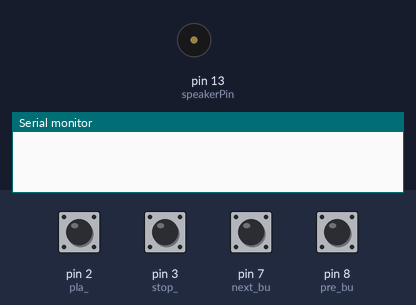
The sketch below on a simulated Arduino Uno, built with avr-gcc and run on an emulated ATmega328P. On the bench: buzzer (waves = sounding), the last lines printed to the serial monitor. The test bench sets the inputs (shaded band); at power-on: pin 2 (pla_), pin 3 (stop_), pin 7 (next_bu), pin 8 (pre_bu) HIGH.

Above: at 1.2 s.
1.3 s: pin 2 (pla_) pulled LOW for 0.15 s
At 1.8 s:
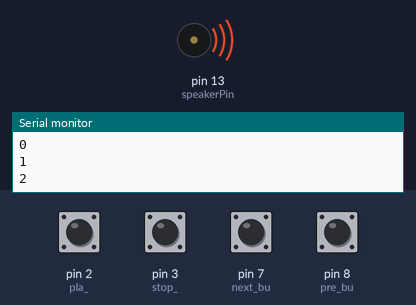
4.4 s: pin 3 (stop_) pulled LOW for 0.15 s
9.2 s: pin 2 (pla_) pulled LOW for 1 s
At 9.7 s:
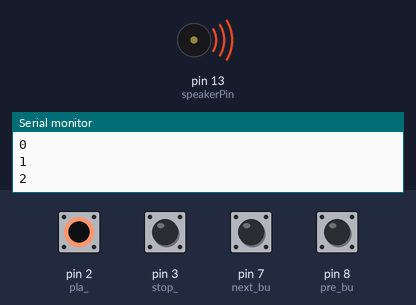
12.8 s: pin 3 (stop_) pulled LOW for 1 s
At 14.0 s:
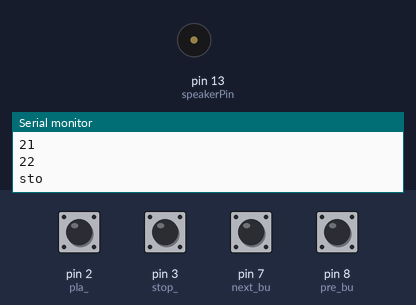
Timing chart, 0 to 15.8 s (numbered marks = the images above; inputs shaded):
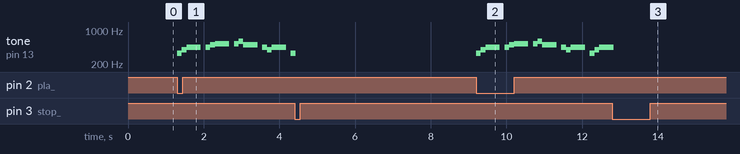

Measured:
- after the input at 1.3 s, tone on pin 13 (speakerPin): plays 330 Hz for 0.13 s, 392 Hz for 0.13 s, 440 Hz for 0.38 s, 440 Hz for 0.13 s, 494 Hz for 0.13 s, 523 Hz for 0.38 s … (13 notes in this stretch), starting at once
- after the input at 9.2 s, tone on pin 13 (speakerPin): plays 330 Hz for 0.13 s, 392 Hz for 0.13 s, 440 Hz for 0.38 s, 440 Hz for 0.13 s, 494 Hz for 0.13 s, 523 Hz for 0.38 s … (15 notes in this stretch), starting at once
- after the input at 12.8 s, tone on pin 13 (speakerPin): goes on until 12.8 s, then stays silent

The sketch:

LAB_ARDUINO_TONE.ino
```cpp
// Define pin 10 for buzzer, you can use any other digital pins (Pin 0-13)


int initial = 0;
// Change to 0.5 for a slower version of the song, 1.25 for a faster version
const float songSpeed = 1.0;
const float songSpeed_G = 1.0;
// Defining frequency of each music note
#define NOTE_B0  31
#define NOTE_C1  33
#define NOTE_CS1 35
#define NOTE_D1  37
#define NOTE_DS1 39
#define NOTE_E1  41
#define NOTE_F1  44
#define NOTE_FS1 46
#define NOTE_G1  49
#define NOTE_GS1 52
#define NOTE_A1  55
#define NOTE_AS1 58
#define NOTE_B1  62
#define NOTE_C2  65
#define NOTE_CS2 69
#define NOTE_D2  73
#define NOTE_DS2 78
#define NOTE_E2  82
#define NOTE_F2  87
#define NOTE_FS2 93
#define NOTE_G2  98
#define NOTE_GS2 104
#define NOTE_A2  110
#define NOTE_AS2 117
#define NOTE_B2  123
#define NOTE_C3  131
#define NOTE_CS3 139
#define NOTE_D3  147
#define NOTE_DS3 156
#define NOTE_E3  165
#define NOTE_F3  175
#define NOTE_FS3 185
#define NOTE_G3  196
#define NOTE_GS3 208
#define NOTE_A3  220
#define NOTE_AS3 233
#define NOTE_B3  247
#define NOTE_C4  262
#define NOTE_CS4 277
#define NOTE_D4  294
#define NOTE_DS4 311
#define NOTE_E4  330
#define NOTE_F4  349
#define NOTE_FS4 370
#define NOTE_G4  392
#define NOTE_GS4 415
#define NOTE_A4  440
#define NOTE_AS4 466
#define NOTE_B4  494
#define NOTE_C5  523
#define NOTE_CS5 554
#define NOTE_D5  587
#define NOTE_DS5 622
#define NOTE_E5  659
#define NOTE_F5  698
#define NOTE_FS5 740
#define NOTE_G5  784
#define NOTE_GS5 831
#define NOTE_A5  880
#define NOTE_AS5 932
#define NOTE_B5  988
#define NOTE_C6  1047
#define NOTE_CS6 1109
#define NOTE_D6  1175
#define NOTE_DS6 1245
#define NOTE_E6  1319
#define NOTE_F6  1397
#define NOTE_FS6 1480
#define NOTE_G6  1568
#define NOTE_GS6 1661
#define NOTE_A6  1760
#define NOTE_AS6 1865
#define NOTE_B6  1976
#define NOTE_C7  2093
#define NOTE_CS7 2217
#define NOTE_D7  2349
#define NOTE_DS7 2489
#define NOTE_E7  2637
#define NOTE_F7  2794
#define NOTE_FS7 2960
#define NOTE_G7  3136
#define NOTE_GS7 3322
#define NOTE_A7  3520
#define NOTE_AS7 3729
#define NOTE_B7  3951
#define NOTE_C8  4186
#define NOTE_CS8 4435
#define NOTE_D8  4699
#define NOTE_DS8 4978

// Music notes of the song, 0 is a rest/pulse
int notes[] = {
    NOTE_E4, NOTE_G4, NOTE_A4, NOTE_A4, 0,
    NOTE_A4, NOTE_B4, NOTE_C5, NOTE_C5, 0,
    NOTE_C5, NOTE_D5, NOTE_B4, NOTE_B4, 0,
    NOTE_A4, NOTE_G4, NOTE_A4, 0,

    NOTE_E4, NOTE_G4, NOTE_A4, NOTE_A4, 0,
    NOTE_A4, NOTE_B4, NOTE_C5, NOTE_C5, 0,
    NOTE_C5, NOTE_D5, NOTE_B4, NOTE_B4, 0,
    NOTE_A4, NOTE_G4, NOTE_A4, 0,

    NOTE_E4, NOTE_G4, NOTE_A4, NOTE_A4, 0,
    NOTE_A4, NOTE_C5, NOTE_D5, NOTE_D5, 0,
    NOTE_D5, NOTE_E5, NOTE_F5, NOTE_F5, 0,
    NOTE_E5, NOTE_D5, NOTE_E5, NOTE_A4, 0,

    NOTE_A4, NOTE_B4, NOTE_C5, NOTE_C5, 0,
    NOTE_D5, NOTE_E5, NOTE_A4, 0,
    NOTE_A4, NOTE_C5, NOTE_B4, NOTE_B4, 0,
    NOTE_C5, NOTE_A4, NOTE_B4, 0,

    NOTE_A4, NOTE_A4,
    //Repeat of first part
    NOTE_A4, NOTE_B4, NOTE_C5, NOTE_C5, 0,
    NOTE_C5, NOTE_D5, NOTE_B4, NOTE_B4, 0,
    NOTE_A4, NOTE_G4, NOTE_A4, 0,

    NOTE_E4, NOTE_G4, NOTE_A4, NOTE_A4, 0,
    NOTE_A4, NOTE_B4, NOTE_C5, NOTE_C5, 0,
    NOTE_C5, NOTE_D5, NOTE_B4, NOTE_B4, 0,
    NOTE_A4, NOTE_G4, NOTE_A4, 0,

    NOTE_E4, NOTE_G4, NOTE_A4, NOTE_A4, 0,
    NOTE_A4, NOTE_C5, NOTE_D5, NOTE_D5, 0,
    NOTE_D5, NOTE_E5, NOTE_F5, NOTE_F5, 0,
    NOTE_E5, NOTE_D5, NOTE_E5, NOTE_A4, 0,

    NOTE_A4, NOTE_B4, NOTE_C5, NOTE_C5, 0,
    NOTE_D5, NOTE_E5, NOTE_A4, 0,
    NOTE_A4, NOTE_C5, NOTE_B4, NOTE_B4, 0,
    NOTE_C5, NOTE_A4, NOTE_B4, 0,
    //End of Repeat

    NOTE_E5, 0, 0, NOTE_F5, 0, 0,
    NOTE_E5, NOTE_E5, 0, NOTE_G5, 0, NOTE_E5, NOTE_D5, 0, 0,
    NOTE_D5, 0, 0, NOTE_C5, 0, 0,
    NOTE_B4, NOTE_C5, 0, NOTE_B4, 0, NOTE_A4,

    NOTE_E5, 0, 0, NOTE_F5, 0, 0,
    NOTE_E5, NOTE_E5, 0, NOTE_G5, 0, NOTE_E5, NOTE_D5, 0, 0,
    NOTE_D5, 0, 0, NOTE_C5, 0, 0,
    NOTE_B4, NOTE_C5, 0, NOTE_B4, 0, NOTE_A4};

// Durations (in ms) of each music note of the song
// Quarter Note is 250 ms when songSpeed = 1.0
int durations[] = {
    125, 125, 250, 125, 125,
    125, 125, 250, 125, 125,
    125, 125, 250, 125, 125,
    125, 125, 375, 125,

    125, 125, 250, 125, 125,
    125, 125, 250, 125, 125,
    125, 125, 250, 125, 125,
    125, 125, 375, 125,

    125, 125, 250, 125, 125,
    125, 125, 250, 125, 125,
    125, 125, 250, 125, 125,
    125, 125, 125, 250, 125,

    125, 125, 250, 125, 125,
    250, 125, 250, 125,
    125, 125, 250, 125, 125,
    125, 125, 375, 375,

    250, 125,
    //Rpeat of First Part
    125, 125, 250, 125, 125,
    125, 125, 250, 125, 125,
    125, 125, 375, 125,

    125, 125, 250, 125, 125,
    125, 125, 250, 125, 125,
    125, 125, 250, 125, 125,
    125, 125, 375, 125,

    125, 125, 250, 125, 125,
    125, 125, 250, 125, 125,
    125, 125, 250, 125, 125,
    125, 125, 125, 250, 125,

    125, 125, 250, 125, 125,
    250, 125, 250, 125,
    125, 125, 250, 125, 125,
    125, 125, 375, 375,
    //End of Repeat

    250, 125, 375, 250, 125, 375,
    125, 125, 125, 125, 125, 125, 125, 125, 375,
    250, 125, 375, 250, 125, 375,
    125, 125, 125, 125, 125, 500,

    250, 125, 375, 250, 125, 375,
    125, 125, 125, 125, 125, 125, 125, 125, 375,
    250, 125, 375, 250, 125, 375,
    125, 125, 125, 125, 125, 500};
int notes_G[]={NOTE_G4,NOTE_C4,NOTE_DS4,NOTE_F4,NOTE_G4,NOTE_C4,NOTE_E4,NOTE_F4,NOTE_G4,NOTE_C4,NOTE_E4,NOTE_F4,NOTE_G4,NOTE_C4,NOTE_DS4,NOTE_F4,NOTE_D4,NOTE_G3,NOTE_AS3,NOTE_C4,NOTE_D4,NOTE_F4,NOTE_AS3,NOTE_DS4,NOTE_D4,NOTE_F4,NOTE_AS3,NOTE_DS4,NOTE_D4,NOTE_C4,NOTE_GS3,NOTE_AS3,NOTE_C4,NOTE_F3,NOTE_G4,NOTE_C4,NOTE_DS4,NOTE_F4,NOTE_G4,NOTE_C4,NOTE_DS4,NOTE_F4,NOTE_D4,NOTE_G3,NOTE_AS3,NOTE_C4,NOTE_D4,NOTE_G4,NOTE_C4,NOTE_DS4,NOTE_F4,NOTE_G4,NOTE_C4,NOTE_E4,NOTE_F4,NOTE_G4,NOTE_C4,NOTE_E4,NOTE_F4,NOTE_G4,NOTE_C4,NOTE_DS4,NOTE_F4,NOTE_D4,NOTE_G3,NOTE_AS3,NOTE_C4,NOTE_D4,NOTE_F4,NOTE_AS3,NOTE_DS4,NOTE_D4,NOTE_F4,NOTE_AS3,NOTE_DS4,NOTE_D4,NOTE_C4,NOTE_GS3,NOTE_AS3,NOTE_C4,NOTE_F3,NOTE_G4,NOTE_C4,NOTE_DS4,NOTE_F4,NOTE_G4,NOTE_C4,NOTE_DS4,NOTE_F4,NOTE_D4,NOTE_G3,NOTE_AS3,NOTE_C4,NOTE_D4};
int duration_G[]={500, 500, 250, 250, 500, 500, 250, 250, 1500, 1500, 250, 250, 1000, 1000, 250, 250, 500, 500, 250, 250, 1500, 1500, 1000, 250, 250, 1000, 1000, 250, 250, 500, 250, 250, 500, 500, 1000, 1000, 250, 250, 1000, 1000, 250, 250, 500, 500, 250, 250, 500, 500, 500, 250, 250, 500, 500, 250, 250, 1500, 1500, 250, 250, 1000, 1000, 250, 250, 500, 500, 250, 250, 1500, 1500, 1000, 250, 250, 1000, 1000, 250, 250, 500, 250, 250, 500, 500, 1000, 1000, 250, 250, 1000, 1000, 250, 250, 500, 500, 250, 250, 500};
int notone[]={9,10,11,13};

const int speakerPin = 13;
int var=0;

int next_bu=7;
int pre_bu=8;

int pla_=2;
int stop_=3;

int maxnumber= 2; //basic denomination
int tracknumber;

int Pirates()
{
  const int totalNotes = sizeof(notes) / sizeof(int);
  // Loop through each note
  for (int i = 0; i < totalNotes; i++)
  {if (var==0){
    return 0;}
    Serial.println(i);

    const int currentNote = notes[i];
    float wait = durations[i] / songSpeed;
    // Play tone if currentNote is not 0 frequency, otherwise pause (noTone)
    if (currentNote != 0)
    {
      tone(speakerPin, notes[i], wait); // tone(pin, frequency, duration)
    }
    else
    {
      noTone(speakerPin);
    }
    // delay is used to wait for tone to finish playing before moving to next loop
    delay(wait);
  }
}

int GameOfThrones() {
  {
  const int totalNotes = sizeof(notes_G) / sizeof(int);
  // Loop through each note
  for (int i = 0; i < totalNotes; i++)
     {if (var==0){
    return 0;}
     Serial.println(i);
      const int currentNote = notes_G[i];
    float wait = duration_G[i] / songSpeed_G;
    // Play tone if currentNote is not 0 frequency, otherwise pause (noTone)
    if (currentNote != 0)
    {
      tone(speakerPin, notes_G[i], wait); // tone(pin, frequency, duration)
    }
    else
    {
      noTone(speakerPin);
    }

    // delay is used to wait for tone to finish playing before moving to next loop
    delay(wait);
    if (i!=notone[i]){
      noTone(speakerPin);}}
}

}


void play_(){


  if(tracknumber==1){
    Pirates();}
  else{if(tracknumber==2){
    GameOfThrones();}}
}
void pla(){
  Serial.println("play");
  var=1;}
void sto(){Serial.println("sto");
  var=0;
}


void next(){
  Serial.println("next");
  if(tracknumber<maxnumber){tracknumber=tracknumber+1; //increment file name,curb the filename to 3(for testing=3)
     Serial.println(tracknumber); //name of the new file to be played}
  }
  else{tracknumber=1;
     Serial.println(tracknumber); //name of the new file to be played}
     }


}

void pre(){
  Serial.println("back");
  if(tracknumber>1){tracknumber=tracknumber-1; //increment file name,curb the filename to 3(for testing=3)

     Serial.println(tracknumber); //name of the new file to be played}
  }
   else{tracknumber=maxnumber;
     Serial.println(tracknumber); //name of the new file to be played}
     }
}

void setup(){

  pinMode(next_bu,INPUT_PULLUP);
  pinMode(pre_bu,INPUT_PULLUP);

  Serial.begin(9600);
  pinMode(stop_,INPUT_PULLUP);
  attachInterrupt(digitalPinToInterrupt(stop_),sto,FALLING);

  pinMode(pla_,INPUT_PULLUP);
  attachInterrupt(digitalPinToInterrupt(pla_),pla,FALLING);

  tracknumber=1;


}
void loop(){
 if (var==1){play_();}
 int voltage_ne=digitalRead(next_bu);
 int voltage_pre=digitalRead(pre_bu);
  if (voltage_ne==LOW){
    next();
    delay(1000);
  }
   if (voltage_pre==LOW){
    pre();
    delay(1000);
  }
    }
```
